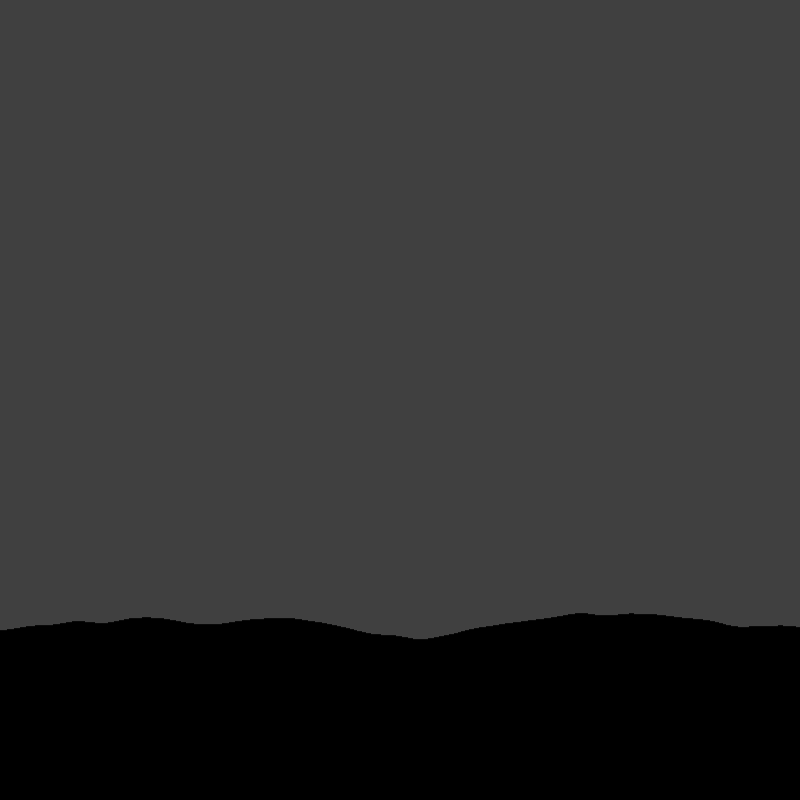
Frame 1 (no input)
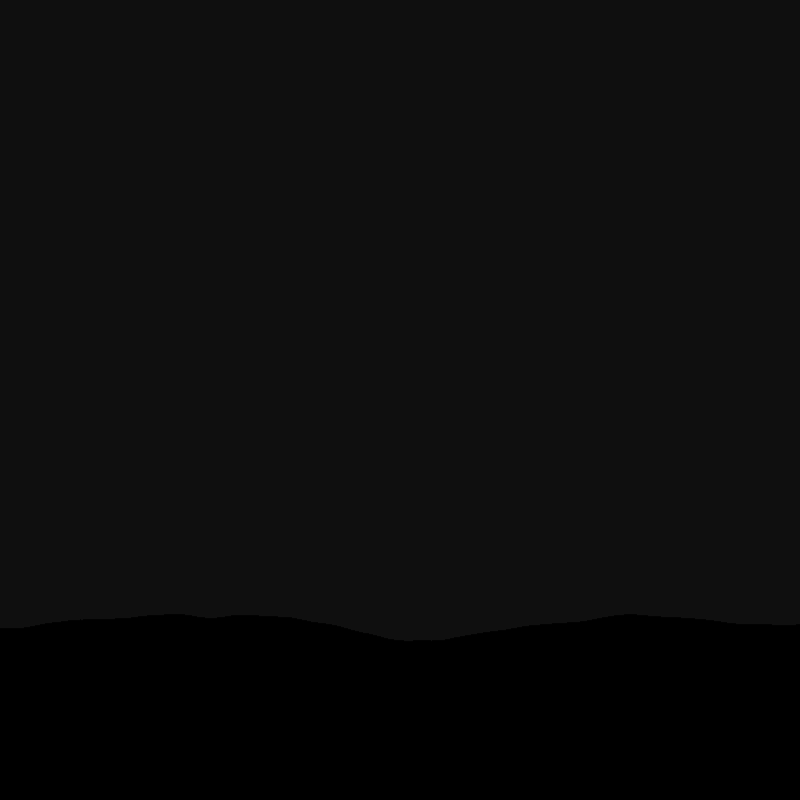
Frame 60 (the mouse pressed at the canvas centre just before this capture)
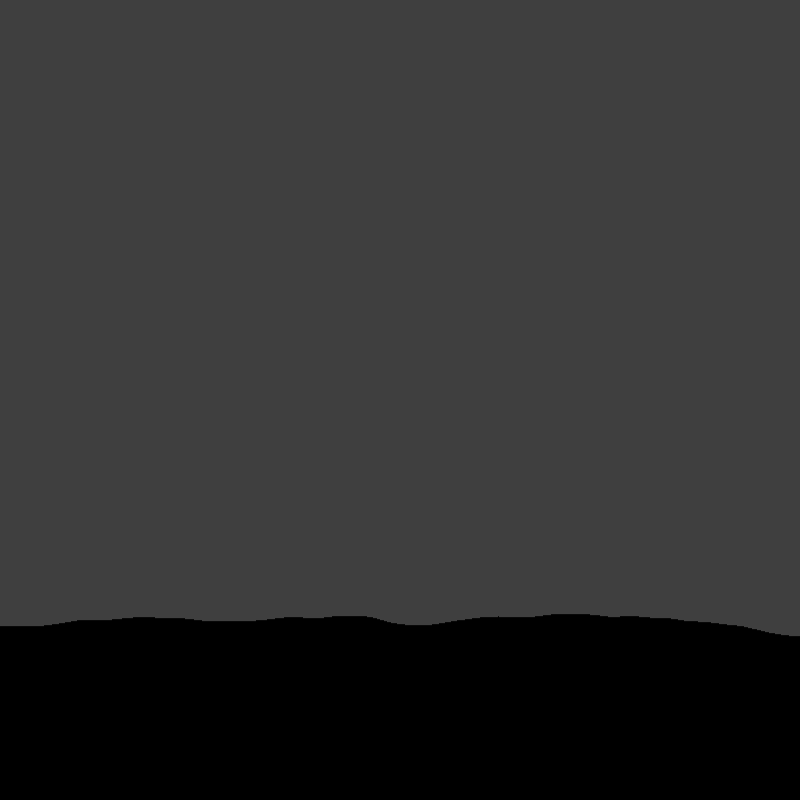
Frame 120 (the mouse held since frame 60 and released just before this capture)

The Processing sketch that drew these frames (run headless with seeded random() and noise(); from frame 60 on, the mouse is pressed at the canvas centre):

// Processing sketch: processing_168043
// ── processing_168043.pde


float time = 0;

void setup() {
  size(800, 800);
}

void draw() {
  background(random(100));
  fill(200,200,200);
   
  float x = 0;

  while (x < width) {
    line(x, 600 + 50 * noise(x / 210, time), x, height);
    x = x + 1;
  }

  time = time + 0.08;
}
